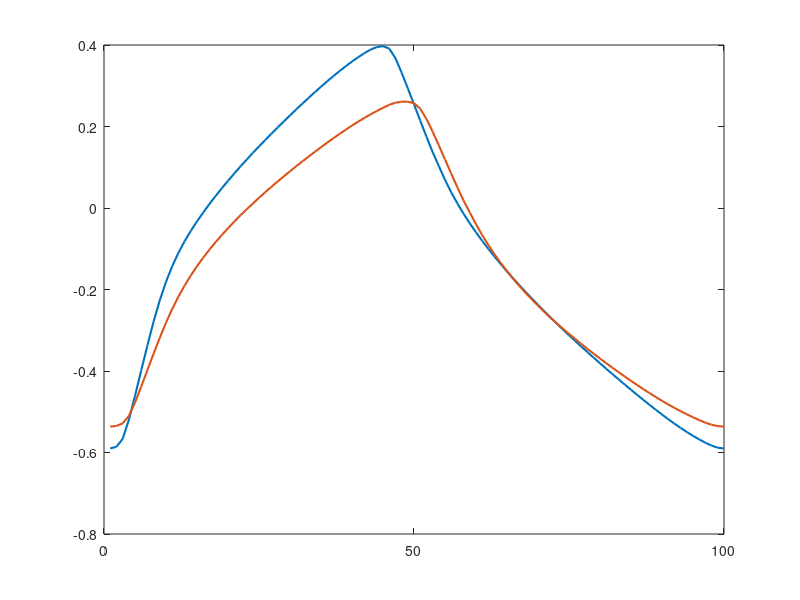

The MATLAB script that drew this image: (Note: this script raises an error after producing the figure.)
clear all
clc

%% Find Frequency
% dt = 0.00005;
% 
% N = importdata('angle.txt');
% data = N.data;
% theta = data(:,2);
% 
% 
% [~,ind] = findpeaks(-theta,'MinPeakProminence',0.1);
% 
% T = mean(diff(ind))*dt;
% f1 = 1/T

%% Joint compare 1 HZ
% load('Joint.mat')
% 
% N = importdata('angle.txt');
% data = N.data;
% theta = data(:,2);
% [~,ind1] = findpeaks(-theta,'MinPeakProminence',0.1);
% 
% A_H = Joint(:,3);
% S_H = theta(ind1(2):ind1(3)-1);
% 
% A_H = interp1(linspace(0,1,588),A_H,linspace(0,1,100));
% S_H = interp1(linspace(0,1,length(S_H)),S_H,linspace(0,1,100));
% 
% plot(A_H,'r','linewidth',2);
% hold on;
% plot(S_H,'b','linewidth',2);
% set(gca,'XTick',0:50:100);
% ax = gca;
% ax.FontSize = 13;
% title ('Hip','FontSize',14)
% ylabel('Angle (radians)');
% xlabel('stance                                                  swing')
% plot([46 46],[-1 0.4],'k--')
% legend('Animal data','Simulated data')

% %% Joint compare 2 HZ
% load('Joint.mat')
% 
% N = importdata('D_angle.txt');
% data = N.data;
% D_theta = data(:,2);
% [~,ind1] = findpeaks(-D_theta,'MinPeakProminence',0.1);
% 
% N = importdata('G_angle.txt');
% data = N.data;
% G_theta = data(:,2);
% [~,ind2] = findpeaks(-G_theta,'MinPeakProminence',0.1);
% 
% A_H = Joint(:,3);
% D_H = D_theta(ind1(2):ind1(3)-1);
% S_H = G_theta(ind2(2):ind2(3)-1);
% 
% A_H = interp1(linspace(0,1,588),A_H,linspace(0,1,100));
% D_H = interp1(linspace(0,1,length(D_H)),D_H,linspace(0,1,100));
% S_H = interp1(linspace(0,1,length(S_H)),S_H,linspace(0,1,100));
% 
% % plot(A_H,'r','linewidth',2);
% plot(D_H,'-','linewidth',1.5);
% hold on;
% plot(S_H,'-','linewidth',1.5);
% set(gca,'XTick',0:50:100);
% ax = gca;
% ax.FontSize = 13;
% title ('Hip','FontSize',14)
% ylabel('Angle (radians)');
% xlabel('stance                                                  swing')
% plot([46 46],[-1 0.5],'k--')
% legend('Simulated data (increase D)','Simulated data (increase G_w)')
%% Joint compare 2 HZ average
load('Joint.mat')

load('D_N.mat')
load('G_N.mat')

A_H = Joint(:,3);
D_H = mean(reshape(D_N,[1000,19]),2);
G_H = mean(reshape(G_N,[1000,19]),2);

A_H = interp1(linspace(0,1,588),A_H,linspace(0,1,100));
D_H = interp1(linspace(0,1,1000),D_H,linspace(0,1,100));
G_H = interp1(linspace(0,1,1000),G_H,linspace(0,1,100));

% plot(A_H,'r','linewidth',2);
plot(D_H,'-','linewidth',1.5);
hold on;
plot(G_H,'-','linewidth',1.5);
set(gca,'XTick',0:50:100);
ax = gca;
ax.FontSize = 13;
title ('Hip','FontSize',14)
ylabel('Angle (radians)');
xlabel('stance                                                  swing')
plot([46 46],[-1 0.5],'k--')
legend('Simulated data (increase D)','Simulated data (increase G_w)')